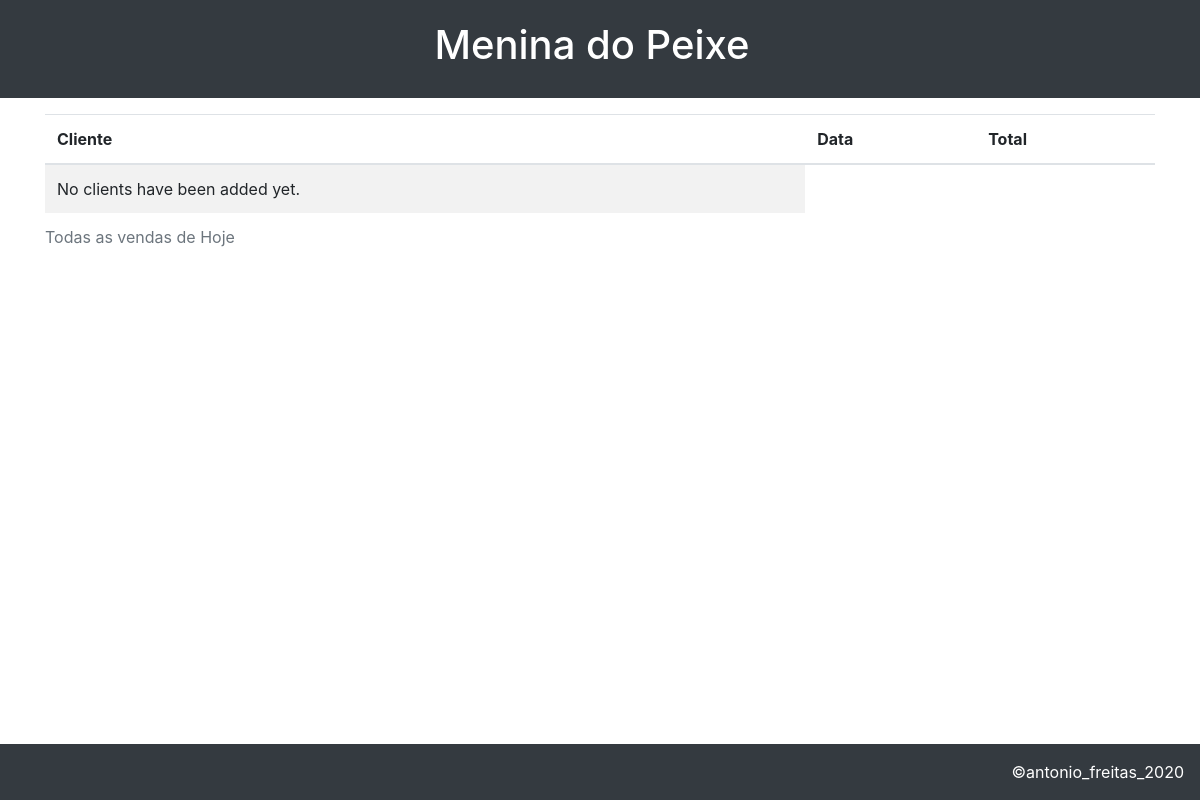
The page /dblists/td_sales/ (signed in) on the database as committed earlier.
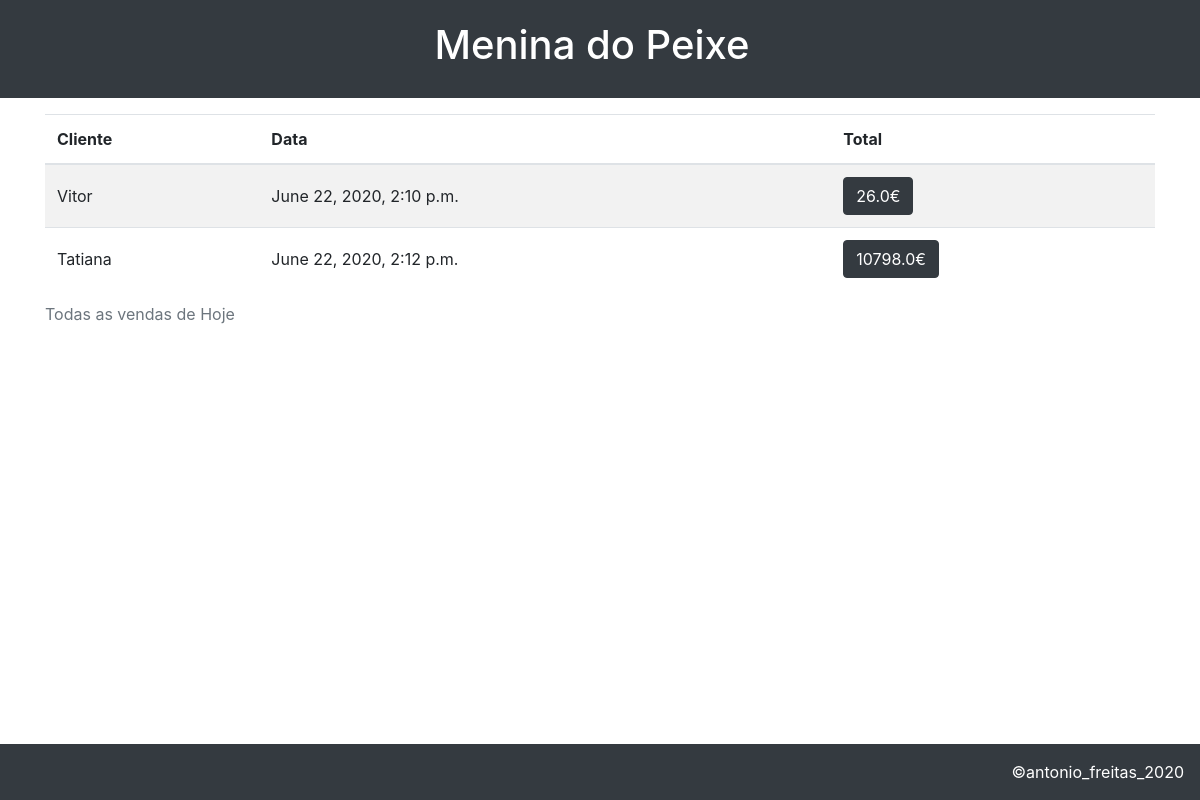
The same page on the database as committed later.
### mdpapp/models.py (models this page shows, shortened)
class Sale(models.Model):
    id=models.AutoField(primary_key=True)
    sale_date=models.DateTimeField("Data da Venda", auto_now_add=True)
    client=models.ForeignKey(Client, on_delete=models.PROTECT, verbose_name="Clientes")
    sale_note=models.CharField("Observações", max_length=200, null=True)
    sale_total=models.CharField(max_length=200)

class Client(models.Model):
    client_name=models.CharField("Nome", max_length=200, unique=True)
    client_address=models.CharField("Endereço", max_length=200)
    client_contact=models.CharField("Contacto", max_length=200)
    client_email=models.EmailField("Email", max_length=200, null=True)
    client_note=models.CharField("Observações", max_length=200)
    client_date_added=models.DateTimeField("Data Adicionado", auto_now_add=True)
    owner=models.ForeignKey(User, on_delete=models.PROTECT)
    def __str__(self):
        return self.client_name

### mdpapp/views.py (the view)
# urls.py: path('dblists/td_sales/', views.todays_sales, name='td_sales'),
@login_required
def todays_sales(request):
    today=datetime.datetime.now()
    todaysales = Sale.objects.order_by('sale_date').filter(sale_date__day=today.day)
    context = {'todaysales': todaysales}
    return render(request, 'mdpapp/allsalestoday.html', context)

### mdpapp/templates/mdpapp/allsalestoday.html
{% extends "mdpapp/base.html" %}
{% block content %}
    <div class="container">
        <table class="table table-striped">
            <caption>
                Todas as vendas de Hoje
            </caption>
            <thead>
                <tr>
                    <th>Cliente</th>
                    <th>Data</th>
                    <th>Total</th>
                </tr>
            </thead>
            <tbody>
                {% for sale in todaysales %}
                <tr>
                    <td style="vertical-align: middle;">
                        {{ sale.client }}
                    </td>
                    <td style="vertical-align: middle;">
                        {{ sale.sale_date }}
                    </td>
                    <td>
                        <a href="{% url 'sale' sale.id %}">
                            <button type="button" class="btn btn-dark">
                                {{ sale.sale_total }}€
                            </button>
                        </a>
                    </td>
                </tr>
                {% empty %}
                <tr>
                    <td>No clients have been added yet.</td>
                </tr>
                {% endfor %}
            </tbody>
        </table>
    </div>
{% endblock content %}

### mdpapp/templates/mdpapp/base.html (shortened to what this page needs)
<!DOCTYPE html>
<html lang="en">
    <head>
        <link rel="stylesheet" href="https://maxcdn.bootstrapcdn.com/bootstrap/4.4.1/css/bootstrap.min.css">
    </head>
    <body>
        <header class="container-fluid p-3 bg-dark d-flex justify-content-center">
            <a class="text-white navbar-brand" href="{% url 'index' %}">
                <h1>Menina do Peixe</h1>
            </a>
        </header>
        <div class="container-fluid p-3" style="margin-bottom: 4em;">
            {% block content %}{% endblock content %}
        </div>
        <footer class="container-fluid p-3 bg-dark text-white fixed-bottom d-flex justify-content-end" >©antonio_freitas_2020</footer>
    </body>
</html>

Rows that differ between the two databases and show on the page:
added Sale: client "Vitor", sale_date "June 22, 2020, 2:10 p.m.", sale_total "26.0"
added Sale: client "Tatiana", sale_date "June 22, 2020, 2:12 p.m.", sale_total "10798.0"
Other text that changed with them:
text no longer shown: "No clients have been added yet."
